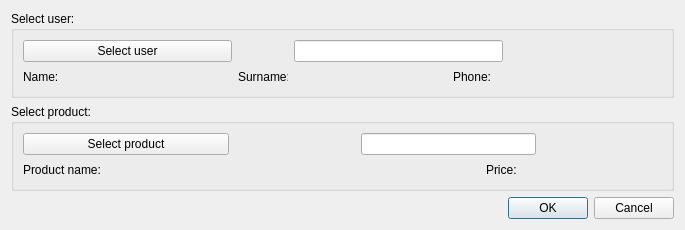
<?xml version="1.0" encoding="UTF-8"?>
<ui version="4.0">
 <class>CreateEmployeeProduct</class>
 <widget class="QDialog" name="CreateEmployeeProduct">
  <property name="geometry">
   <rect>
    <x>0</x>
    <y>0</y>
    <width>685</width>
    <height>223</height>
   </rect>
  </property>
  <property name="windowTitle">
   <string>Create/Update employee-product relation</string>
  </property>
  <property name="locale">
   <locale language="English" country="UnitedStates"/>
  </property>
  <property name="modal">
   <bool>false</bool>
  </property>
  <layout class="QGridLayout" name="gridLayout">
   <property name="leftMargin">
    <number>11</number>
   </property>
   <property name="topMargin">
    <number>11</number>
   </property>
   <property name="rightMargin">
    <number>11</number>
   </property>
   <property name="bottomMargin">
    <number>11</number>
   </property>
   <item row="10" column="1" colspan="2">
    <layout class="QHBoxLayout" name="horizontalLayout">
     <item>
      <spacer name="horizontalSpacer">
       <property name="orientation">
        <enum>Qt::Horizontal</enum>
       </property>
       <property name="sizeHint" stdset="0">
        <size>
         <width>40</width>
         <height>20</height>
        </size>
       </property>
      </spacer>
     </item>
     <item>
      <widget class="QPushButton" name="okBtn">
       <property name="text">
        <string>OK</string>
       </property>
      </widget>
     </item>
     <item>
      <widget class="QPushButton" name="cancelBtn">
       <property name="text">
        <string>Cancel</string>
       </property>
      </widget>
     </item>
    </layout>
   </item>
   <item row="1" column="1" colspan="2">
    <widget class="QGroupBox" name="groupBox_3">
     <property name="title">
      <string>Select product:</string>
     </property>
     <layout class="QGridLayout" name="gridLayout_4">
      <item row="0" column="3" colspan="2">
       <widget class="QLineEdit" name="productEdit">
        <property name="toolTip">
         <string>Must not be empty</string>
        </property>
        <property name="readOnly">
         <bool>true</bool>
        </property>
       </widget>
      </item>
      <item row="1" column="1" colspan="2">
       <widget class="QLabel" name="productNamePh">
        <property name="minimumSize">
         <size>
          <width>100</width>
          <height>0</height>
         </size>
        </property>
        <property name="font">
         <font>
          <family>Times New Roman</family>
          <pointsize>12</pointsize>
          <weight>75</weight>
          <italic>true</italic>
          <bold>true</bold>
         </font>
        </property>
        <property name="text">
         <string/>
        </property>
       </widget>
      </item>
      <item row="1" column="4">
       <widget class="QLabel" name="priceLb">
        <property name="minimumSize">
         <size>
          <width>50</width>
          <height>0</height>
         </size>
        </property>
        <property name="maximumSize">
         <size>
          <width>50</width>
          <height>16777215</height>
         </size>
        </property>
        <property name="text">
         <string>Price:</string>
        </property>
       </widget>
      </item>
      <item row="1" column="0">
       <widget class="QLabel" name="bNameLb">
        <property name="minimumSize">
         <size>
          <width>80</width>
          <height>0</height>
         </size>
        </property>
        <property name="maximumSize">
         <size>
          <width>50</width>
          <height>16777215</height>
         </size>
        </property>
        <property name="text">
         <string>Product name:</string>
        </property>
       </widget>
      </item>
      <item row="0" column="0" colspan="2">
       <widget class="QPushButton" name="productBtn">
        <property name="minimumSize">
         <size>
          <width>150</width>
          <height>0</height>
         </size>
        </property>
        <property name="text">
         <string>Select product</string>
        </property>
       </widget>
      </item>
      <item row="1" column="5">
       <widget class="QLabel" name="pricePh">
        <property name="minimumSize">
         <size>
          <width>100</width>
          <height>0</height>
         </size>
        </property>
        <property name="font">
         <font>
          <family>Times New Roman</family>
          <pointsize>12</pointsize>
          <weight>75</weight>
          <italic>true</italic>
          <bold>true</bold>
         </font>
        </property>
        <property name="text">
         <string/>
        </property>
       </widget>
      </item>
     </layout>
     <zorder>productBtn</zorder>
     <zorder>bNameLb</zorder>
     <zorder>productNamePh</zorder>
     <zorder>productEdit</zorder>
     <zorder>priceLb</zorder>
     <zorder>pricePh</zorder>
    </widget>
   </item>
   <item row="0" column="1" colspan="2">
    <widget class="QGroupBox" name="groupBox_2">
     <property name="title">
      <string>Select user:</string>
     </property>
     <layout class="QGridLayout" name="gridLayout_3">
      <item row="0" column="0" colspan="2">
       <widget class="QPushButton" name="userBtn">
        <property name="minimumSize">
         <size>
          <width>150</width>
          <height>0</height>
         </size>
        </property>
        <property name="text">
         <string>Select user</string>
        </property>
       </widget>
      </item>
      <item row="1" column="4">
       <widget class="QLabel" name="phoneLb">
        <property name="minimumSize">
         <size>
          <width>50</width>
          <height>0</height>
         </size>
        </property>
        <property name="maximumSize">
         <size>
          <width>50</width>
          <height>16777215</height>
         </size>
        </property>
        <property name="text">
         <string>Phone:</string>
        </property>
       </widget>
      </item>
      <item row="1" column="5">
       <widget class="QLabel" name="phonePh">
        <property name="minimumSize">
         <size>
          <width>100</width>
          <height>0</height>
         </size>
        </property>
        <property name="font">
         <font>
          <family>Times New Roman</family>
          <pointsize>12</pointsize>
          <weight>75</weight>
          <italic>true</italic>
          <bold>true</bold>
         </font>
        </property>
        <property name="text">
         <string/>
        </property>
       </widget>
      </item>
      <item row="1" column="3">
       <widget class="QLabel" name="surnamePh">
        <property name="minimumSize">
         <size>
          <width>100</width>
          <height>0</height>
         </size>
        </property>
        <property name="font">
         <font>
          <family>Times New Roman</family>
          <pointsize>12</pointsize>
          <weight>75</weight>
          <italic>true</italic>
          <bold>true</bold>
         </font>
        </property>
        <property name="text">
         <string/>
        </property>
       </widget>
      </item>
      <item row="1" column="1">
       <widget class="QLabel" name="namePh">
        <property name="minimumSize">
         <size>
          <width>100</width>
          <height>0</height>
         </size>
        </property>
        <property name="font">
         <font>
          <family>Times New Roman</family>
          <pointsize>12</pointsize>
          <weight>75</weight>
          <italic>true</italic>
          <bold>true</bold>
         </font>
        </property>
        <property name="text">
         <string/>
        </property>
       </widget>
      </item>
      <item row="1" column="0">
       <widget class="QLabel" name="nameLb">
        <property name="minimumSize">
         <size>
          <width>50</width>
          <height>0</height>
         </size>
        </property>
        <property name="maximumSize">
         <size>
          <width>50</width>
          <height>16777215</height>
         </size>
        </property>
        <property name="text">
         <string>Name:</string>
        </property>
       </widget>
      </item>
      <item row="1" column="2">
       <widget class="QLabel" name="surnameLb">
        <property name="minimumSize">
         <size>
          <width>50</width>
          <height>0</height>
         </size>
        </property>
        <property name="maximumSize">
         <size>
          <width>50</width>
          <height>16777215</height>
         </size>
        </property>
        <property name="text">
         <string>Surname:</string>
        </property>
       </widget>
      </item>
      <item row="0" column="3" colspan="2">
       <widget class="QLineEdit" name="userEdit">
        <property name="toolTip">
         <string>Must not be empty</string>
        </property>
        <property name="readOnly">
         <bool>true</bool>
        </property>
       </widget>
      </item>
     </layout>
    </widget>
   </item>
  </layout>
 </widget>
 <tabstops>
  <tabstop>okBtn</tabstop>
  <tabstop>cancelBtn</tabstop>
 </tabstops>
 <resources/>
 <connections/>
</ui>
